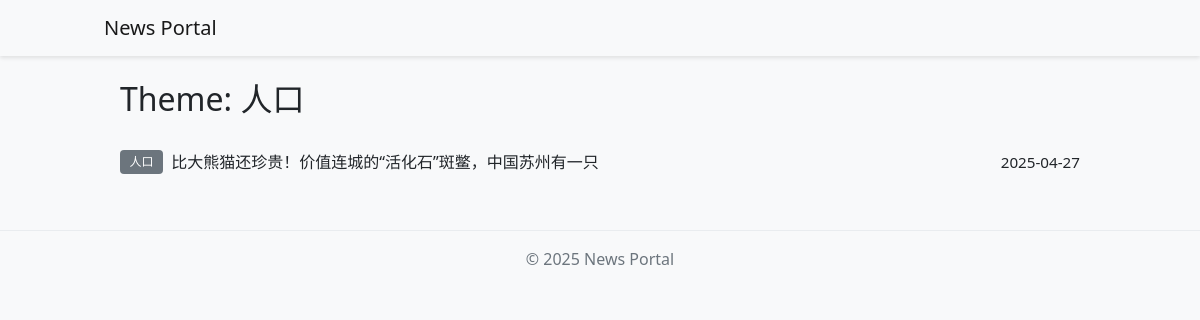
The page /tag/4 on the database as committed earlier.
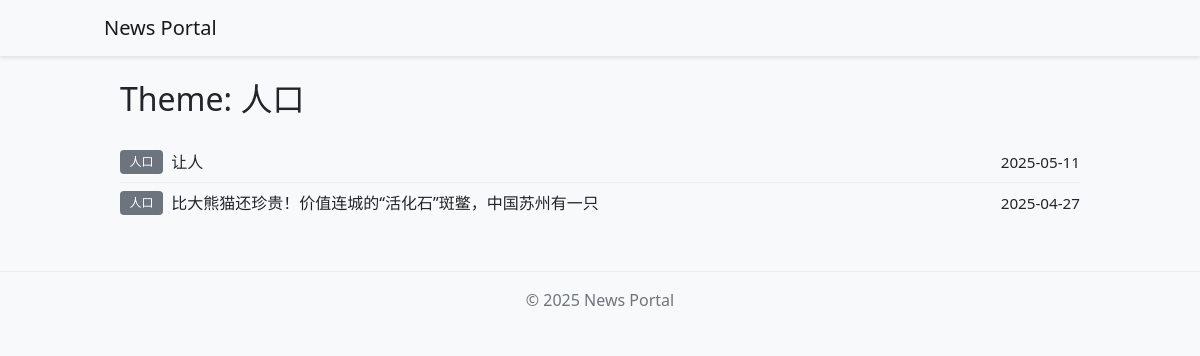
The same page on the database as committed later.
### app/models.py (models this page shows, shortened)
class Tag(db.Model):
    id = db.Column(db.Integer, primary_key=True)
    name = db.Column(db.String(50), unique=True, nullable=False)
    created_at = db.Column(db.DateTime, default=datetime.utcnow)

class Article(db.Model):
    id = db.Column(db.Integer, primary_key=True)
    title = db.Column(db.String(200), nullable=False)
    subtitle = db.Column(db.String(200))
    content = db.Column(db.Text, nullable=False)
    is_published = db.Column(db.Boolean, default=False)
    is_top = db.Column(db.Boolean, default=False)
    is_recommended = db.Column(db.Boolean, default=False)
    created_at = db.Column(db.DateTime, default=datetime.utcnow)
    updated_at = db.Column(
        db.DateTime, default=datetime.utcnow, onupdate=datetime.utcnow
    )
    author_id = db.Column(db.Integer, db.ForeignKey("user.id"))
    tags = db.relationship("Tag", secondary="article_tag", backref="articles")
    images = db.relationship("Image", backref="article", lazy="dynamic")

### app/main/routes.py (the view)
@bp.route("/tag/<int:id>")
def tag(id):
    tag = Tag.query.get_or_404(id)
    page = request.args.get("page", 1, type=int)
    articles = (
        Article.query.filter(
            Article.tags.any(Tag.id == id), Article.is_published == True
        )
        .order_by(Article.created_at.desc())
        .paginate(page=page, per_page=current_app.config["POSTS_PER_PAGE"])
    )
    return render_template("main/tag.html", tag=tag, articles=articles)

### app/templates/main/tag.html (shortened to what this page needs)
{% extends "base.html" %} {% block title %}Theme: {{ tag.name }}{% endblock %}
{% block content %}
<div class="container mt-4">
  <h2 class="mb-4">Theme: {{ tag.name }}</h2>
  {% if articles.items %} {% for article in articles.items %}
  <div
    class="article-list-row{% if not loop.last %} not-last{% endif %}"
    onclick="window.location='{{ url_for('main.article', id=article.id) }}'"
    style="cursor: pointer"
  >
    <div class="article-list-tags">
      {% for tag in article.tags %}
      <a
        href="{{ url_for('main.tag', id=tag.id) }}"
        class="badge bg-secondary text-decoration-none"
        onclick="event.stopPropagation();"
        >{{ tag.name }}</a
      >
      {% endfor %}
    </div>
    <div class="article-list-title">{{ article.title }}</div>
    <div class="article-list-date">
      {{ article.created_at.strftime('%Y-%m-%d') }}
    </div>
  </div>
  {% endfor %}  {% else %}
  <p>No related articles.</p>
  {% endif %}
</div>
{% endblock %}

Rows that differ between the two databases and show on the page:
added Article: title "让人", created_at "2025-05-11", Tag (name "人口")
